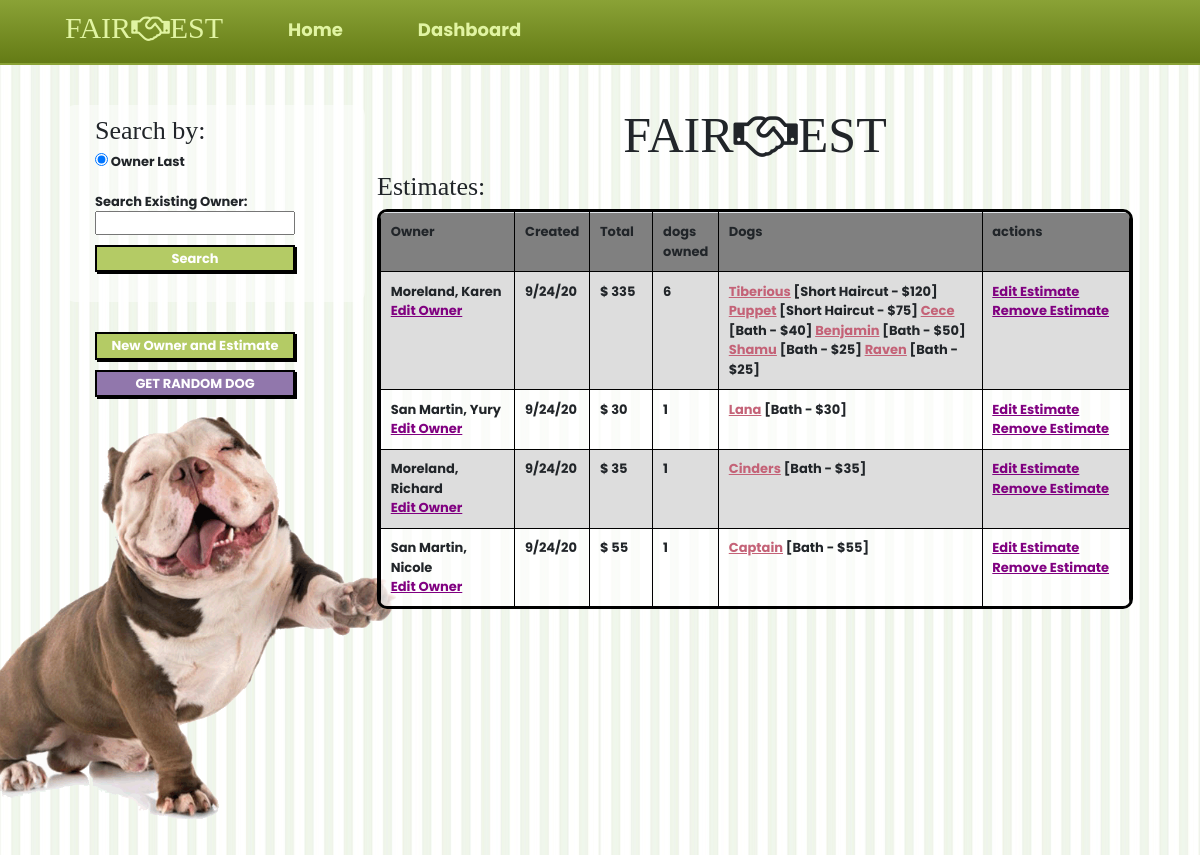
Page /dashboard on the earlier database version.
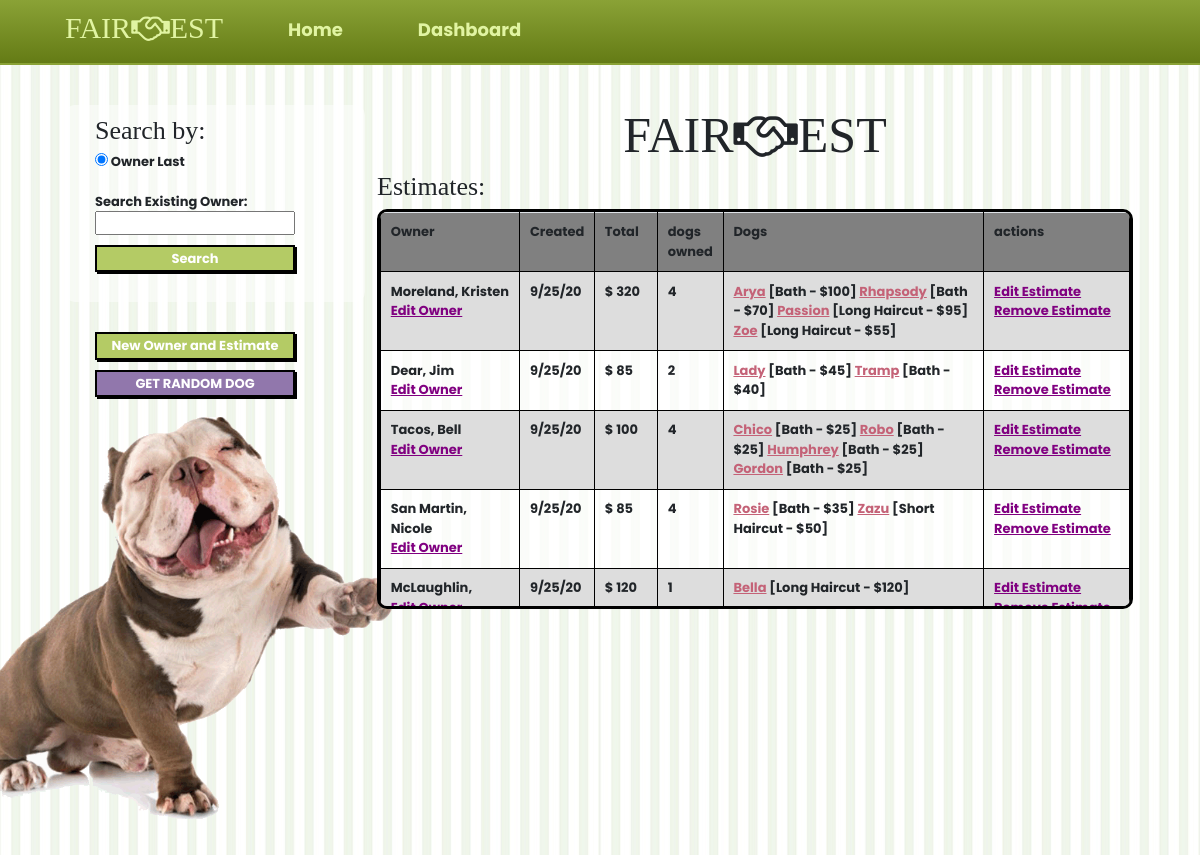
Same page on the later database version.
### app_one/models.py (models this page shows, shortened)
class Owner(models.Model):
    first = models.CharField(max_length=30, null = True)
    last = models.CharField(max_length=30)
    email = models.CharField(max_length=255, null = True)
    phone = models.CharField(max_length=255,null = True)
    notes = models.CharField(max_length=255, null = True)
    created_at = models.DateTimeField(auto_now_add=True)
    updated_at = models.DateTimeField(auto_now=True)

class Estimate(models.Model):
    owner = models.ForeignKey(Owner, related_name = 'estimates', on_delete= models.CASCADE)
    created_at = models.DateTimeField(auto_now_add=True)
    updated_at = models.DateTimeField(auto_now=True)
    @property
    def total(self):
        total = 0;
        for quote in self.quotes.all():
            total += quote.total
        return total

class Quote(models.Model):
    price_book = models.ForeignKey('Price_Book', related_name = 'quotes', on_delete = models.CASCADE)
    service = models.ForeignKey(Service, related_name = "quotes", on_delete = models.CASCADE)
    dog = models.ForeignKey(Dog, related_name = 'quotes', on_delete = models.CASCADE)
    owner = models.ForeignKey(Owner, related_name = 'quotes', on_delete = models.CASCADE)
    overdue = models.IntegerField( default = 0 )
    special = models.IntegerField( default = 0)
    profuse = models.IntegerField( default = 0)
    dematting = models.IntegerField( default = 0)
    shedless = models.IntegerField(default = 0)
    service_price = models.IntegerField(default = 0)
    weight_price = models.IntegerField(null=True)
    coat_price = models.IntegerField(null=True)
    estimate = models.ManyToManyField(Estimate, related_name = "quotes")
    total = models.IntegerField( default = 0 )
    on_schedule = models.BooleanField(default = True)
    schedule_price =  models.IntegerField(null=True)
    created_at = models.DateTimeField(auto_now_add=True)
    updated_at = models.DateTimeField(auto_now=True)
    def set_service_price (self):
        self.service_price = 0
        coat_haircut = {
                'Slick' : 10,
                'Short' : 20,
                'Medium' : 10,
                'Clippable' : 15,
                'Doodle' : 30,
                'Double' : 10,
                'Long Double' : 15,
            }
        if self.service.name == 'Short Haircut':
            for key,value in coat_haircut.items():
                if self.dog.coat.name == key:
                    self.service_price += value
        elif self.service.name == 'Long Haircut':
            for key,value in coat_haircut.items():
                if self.dog.coat.name == key:
                    self.service_price += value + 5
        elif self.service.name == 'Bath' and self.dog.coat.name =='Doodle':
            self.service_price += 10
        else:
            self.service_price = 0
        return self.service_price
    def setTotal(self):
        if self.on_schedule == False:
            self.schedule_price = self.price_book.off_schedule
        else:
            self.schedule_price = 0
            print(f'weight {self.weight_price} coat {self.coat_price}, service {self.service_price}')
        self.total = self.price_book.base_price + self.weight_price + self.coat_price  + self.overdue + self.schedule_price + self.overdue +self.special + self.profuse + self.dematting
        return self
    def calc_coat_price(self):
        coat_price = 0;
        coat_dict = {
            'Slick' : 0,
            'Short' : 5,
            'Medium' : 10,
            'Clippable' : 10,
            'Doodle' : 20,
            'Double' : 15,
            'Long Double' : 25,
        }
        for key,value in coat_dict.items():
            if self.dog.coat.name == key:
                self.coat_price = self.service_price + value
        return self.coat_price
    def calc_weight_price(self):
        weight_arr = [0,0,0,5,10,15,20,25,30,35,40,45,50,55,60,65,70,75,80,85,90]
        self.weight_price = weight_arr[round(int(self.dog.weight)/10)]
        return self.weight_price
    def __init__(self,*args, **kwargs):
        super(Quote,self).__init__(*args, **kwargs)
        self.calc_coat_price()
        self.calc_weight_price()
        self.set_service_price()
        self.setTotal()

class Dog(models.Model):
    name = models.CharField(max_length=30)
    weight = models.IntegerField()
    years = models.IntegerField(null = True)
    months = models.IntegerField(null = True)
    notes = models.CharField(max_length=255, null = True)
    coat = models.ForeignKey(Coat_Type, related_name = 'dogs', on_delete = models.CASCADE)
    owner = models.ForeignKey(Owner, related_name = 'dogs', on_delete = models.CASCADE)
    estimate = models.ManyToManyField('Estimate', related_name = "dogs")
    created_at = models.DateTimeField(auto_now_add=True)
    updated_at = models.DateTimeField(auto_now=True)
    objects = DogManager()

class Service(models.Model):
    name = models.CharField(max_length=30)
    price = models.IntegerField()
    desc =  models.CharField(null = True, max_length=255)
    price_book = models.ForeignKey('Price_Book', related_name = 'services', on_delete=models.CASCADE)
    created_at = models.DateTimeField(auto_now_add=True)
    updated_at = models.DateTimeField(auto_now=True)

### app_one/views.py (the view)
# urls.py: path('dashboard', views.dashboard),
def dashboard(request):
    post = request.POST
    print(post)
    context = {
        'owners' : Owner.objects.all().order_by("-updated_at"),
        'search' : None
    }
    return render(request,'dashboard.html', context)

### app_one/templates/dashboard.html (shortened to what the changed rows need)
<!DOCTYPE html>
<html lang="en">
<head>
    <link rel="stylesheet" href="https://stackpath.bootstrapcdn.com/bootstrap/4.5.2/css/bootstrap.min.css">
    <link rel="stylesheet" href="https://cdnjs.cloudflare.com/ajax/libs/font-awesome/4.7.0/css/font-awesome.min.css">
    {% load static %}
    <link rel="stylesheet" href="{% static 'global.css' %}">
    <link rel="stylesheet" href="{% static 'dashboard.css' %}">
</head>
<body>
    <div id="CANVAS_long">
        <div id="TOP_long">
            <nav>
                <div class="nav_left">
                    <h2 class = 'nav_logo'> FAIR<i class="fa fa-handshake-o nav"></i>EST</h2>
                </div>
            </nav>
        </div>
        <div id="interface_block_two">
            <div id="left_main">
            <div class="work">
                <div class="form_row search">
                    <form action = '/search' method = 'post'>
                        <div class="form_row">
                            <h2>Search by: </h2>
                        </div>
                    </form>
                </div>
            </div>
            </div>
            <div id="right_main">
                <h2 class = 'logo'>FAIR<i class="fa fa-handshake-o nav"></i>EST</h2>
                <div class = 'work'>
                <h2> Estimates:</h2>
                <div class="table">
                <table>
                    <tr>
                        <th class= "owner"> Owner</th>
                        <th class= "date_created">Created</th>
                        <th class= "total">Total</th>
                        <th class= "num_dogs">dogs owned</th>
                        <th class= "dogs_included">Dogs</th>
                        <th class = 'actions'>actions</th>
                    </tr>
                    {% if search != None %}
                    {% for owner in search %}
                    <tr>
                        <td>
                        <p>{{owner.last}}, {{owner.first}}</p><a class = 'edit_owner' href ='/edit_owner/{{owner.id}}/0/0/0'>Edit Owner</a>
                        </td>
                            {% if owner.estimates.all %}
                        <td>{{owner.estimates.all.0.created_at|date:"n/d/y" }}</td>
                        <td>
                            {% if owner.quotes.all %}
                            $ {{owner.estimates.all.0.total}}
                            {% endif %}
                        </td>
                        <td>
                            {% if owner.quotes.all %}
                            {{owner.dogs.all.count}}
                            {% endif %}
                        </td>
                        <td>
                            {% for quote in owner.estimates.all.0.quotes.all %}
                            <span> <a class='in_page dogs' href = '/edit_quote/{{quote.id}}/0/0'>{{quote.dog.name}}</a>  [{{quote.service.name}} - ${{quote.total}}]</span>
                            {% endfor %}
                        </td>
                        <td>
                            <a href ='/add_quotes_to_estimate/{{owner.estimates.all.0.id}}'>Edit Estimate </a>
                            <a href ='/process_delete_estimate/{{owner.estimates.all.0.id}}'>Remove Estimate</a>
                        </td>
                    </tr>
                    {% else %}
                        <td></td>
                        <td></td>
                        <td></td>
                        <td>NO ESTIMATE YET</td>
                        <td>
                        <a href ='/process_add_first_estimate_to_owner/{{owner.id}}' >Start Estimate</a>
                        </td>
                    </tr>
                    {% endif %}
                    {% endfor %}
                    {% else %}
                    {% for owner in owners %}
                    <tr>
                        <td>
                        <p>{{owner.last}}, {{owner.first}}</p><a class = 'edit_owner' href ='/edit_owner/{{owner.id}}/0/0/0'>Edit Owner</a>
                        </td>
                            {% if owner.estimates.all %}
                        <td>{{owner.estimates.all.0.created_at|date:"n/d/y" }}</td>
                        <td>
                            {% if owner.quotes.all %}
                            $ {{owner.estimates.all.0.total}}
                            {% endif %}
                        </td>
                        <td>
                            {% if owner.quotes.all %}
                            {{owner.dogs.all.count}}
                            {% endif %}
                        </td>
                        <td>
                            {% for quote in owner.estimates.all.0.quotes.all %}
                            <span> <a class='in_page dogs' href = '/edit_quote/{{quote.id}}/0/0'>{{quote.dog.name}}</a>  [{{quote.service.name}} - ${{quote.total}}]</span>
                            {% endfor %}
                        </td>
                        <td>
                            <a href ='/add_quotes_to_estimate/{{owner.estimates.all.0.id}}'>Edit Estimate </a>
                            <a href ='/process_delete_estimate/{{owner.estimates.all.0.id}}'>Remove Estimate</a>
                        </td>
                    </tr>
                    {% endif %}
                    {% endfor %}
                    {% endif %}
                    </table>
                    </div>
                </div>
            </div>
        </div>
    </div>
</body>
</html>

Differences in the rows shown:
no longer on this page (row edited): Owner: last "Moreland", first "Karen", estimates.all.0.created_at "9/24/20", estimates.all.0.total "335", dogs.all.count "6"
removed Quote: dog.name "Tiberious", service.name "Short Haircut", total "120", shown under "Moreland"
no longer on this page (row unchanged): Quote: dog.name "Puppet", service.name "Short Haircut", total "75", shown under "Moreland"
no longer on this page (row unchanged): Quote: dog.name "Cece", service.name "Bath", total "40", shown under "Moreland"
no longer on this page (row unchanged): Quote: dog.name "Benjamin", service.name "Bath", total "50", shown under "Moreland"
no longer on this page (row unchanged): Quote: dog.name "Shamu", service.name "Bath", total "25", shown under "Moreland"
no longer on this page (row unchanged): Quote: dog.name "Raven", service.name "Bath", total "25", shown under "Moreland"
no longer on this page (row unchanged): Owner: last "San Martin", first "Yury", estimates.all.0.created_at "9/24/20", estimates.all.0.total "30", dogs.all.count "1"
no longer on this page (row unchanged): Quote: dog.name "Lana", service.name "Bath", total "30", shown under "San Martin"
no longer on this page (row unchanged): Owner: last "Moreland", first "Richard", estimates.all.0.created_at "9/24/20", estimates.all.0.total "35", dogs.all.count "1"
no longer on this page (row unchanged): Quote: dog.name "Cinders", service.name "Bath", total "35", shown under "Moreland"
removed Quote: dog.name "Captain", service.name "Bath", total "55", shown under Owner "San Martin"
now on this page (row edited): Owner: last "Moreland", first "Kristen", estimates.all.0.created_at "9/25/20", estimates.all.0.total "320", dogs.all.count "4"
added Quote: dog.name "Arya", service.name "Bath", total "100", shown under "Moreland"
now on this page (row edited): Quote: dog.name "Rhapsody", service.name "Bath", total "70", shown under "Moreland"
now on this page (row unchanged): Quote: dog.name "Passion", service.name "Long Haircut", total "95", shown under "Moreland"
now on this page (row unchanged): Quote: dog.name "Zoe", service.name "Long Haircut", total "55", shown under "Moreland"
added Owner: last "Dear", first "Jim", estimates.all.0.created_at "9/25/20", estimates.all.0.total "85", dogs.all.count "2"
added Quote: dog.name "Lady", service.name "Bath", total "45", shown under "Dear"
added Quote: dog.name "Tramp", service.name "Bath", total "40", shown under "Dear"
added Owner: last "Tacos", first "Bell", estimates.all.0.created_at "9/25/20", estimates.all.0.total "100", dogs.all.count "4"
added Quote: dog.name "Chico", service.name "Bath", total "25", shown under "Tacos"
added Quote: dog.name "Robo", service.name "Bath", total "25", shown under "Tacos"
added Quote: dog.name "Humphrey", service.name "Bath", total "25", shown under "Tacos"
added Quote: dog.name "Gordon", service.name "Bath", total "25", shown under "Tacos"
changed Owner "San Martin": estimates.all.0.created_at "9/24/20" → "9/25/20"; estimates.all.0.total "55" → "85"; dogs.all.count "1" → "4"
added Quote: dog.name "Rosie", service.name "Bath", total "35", shown under Owner "San Martin"
added Quote: dog.name "Zazu", service.name "Short Haircut", total "50", shown under Owner "San Martin"
added Owner: last "McLaughlin", estimates.all.0.created_at "9/25/20", estimates.all.0.total "120", dogs.all.count "1"
added Quote: dog.name "Bella", service.name "Long Haircut", total "120", shown under "McLaughlin"
